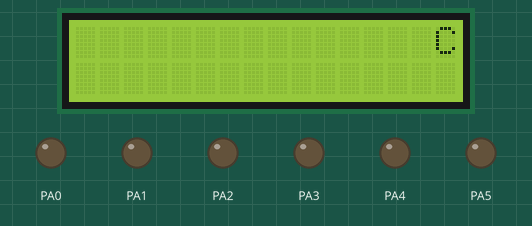
This program was run on a simulated ATmega16, built with avr-gcc and emulated at 8 MHz. On the bench: 16×2 character LCD, output pins drawn as LEDs (lit = HIGH). Wiring (inferred from the names in the program): character LCD (HD44780): RS PA7; E PA6; data PB0, PB1, PB2, PB3, PB4, PB5, PB6, PB7. Pins used as bus, display or sensor lines are not drawn. At 3.1 s the program stops and its outputs stay as they are.

Above: at 0.13 s.
At 0.84 s:
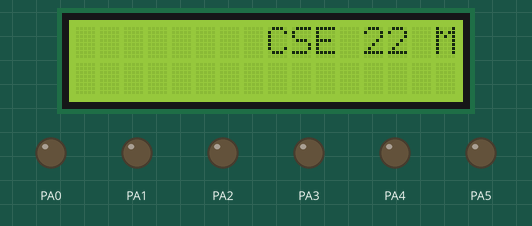
At 1.55 s:
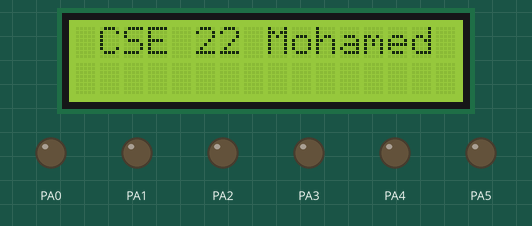
At 2.27 s:
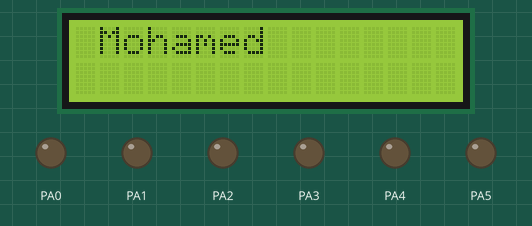
At 2.98 s:
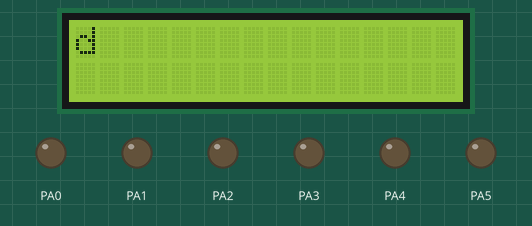

The program:

main.c
```c
/*
 * WEEk3-LCD.c  BONUS
 *
 * Created: 10/24/2022 9:46:09 AM
 * Author : Mohamed
 */
#define F_CPU 8000000UL

#include <avr/io.h>
#include <util/delay.h>

#define LCD_DATA PORTB
#define LCD_CONT PORTA
#define en PA6
#define rs PA7

void init_LCD(void);
void LCD_cmd(char command);
void LCD_write(char data);
void LCD_PASS_String (char *str);

int main(void)
{
	DDRB = 0xFF	;							//out	data
	DDRA = 0xFF;							//out en,rs

	init_LCD();								//initialize the LCD function
	_delay_ms(5);						//				  x
	LCD_cmd (0x0C);						//hide cursor "CSE_"

  LCD_PASS_String("CSE 22 Mohamed");				//edit from the main code so it scroll


  //while (1)								// so it scroll infinitely
  //{

  //}

	}

void init_LCD(void){


	LCD_cmd(0x38);				//Initialize 8bit mode
	_delay_ms(1);
	LCD_cmd(0x1);				//clear
	_delay_ms(1);
	LCD_cmd(0x6);
	_delay_ms(1);

	LCD_cmd(0x0E);				//First line start
	_delay_ms(1);

	}

void LCD_cmd( char command)
{
	LCD_CONT = _BV(en);
	LCD_DATA = command;
	_delay_ms(1);
	LCD_CONT = 0x00;
	_delay_ms(1);
}

void LCD_write( char data){
	LCD_CONT = _BV(en) | _BV(rs);
	LCD_DATA = data;
	_delay_ms(1);
	LCD_CONT = _BV(rs);
	_delay_ms(1);

}
void LCD_PASS_String (char *str)
{
	int	LCD_Horizontal = 16;
		for (int j=LCD_Horizontal;j>0;j--)	//shift cursor 16 times so type out of screen
		{
			LCD_cmd(0x14);
		}

		for(int i=0;str[i]!=0;i++)	//write the word out of the screen until the 0 end of the char (string)
		{
			LCD_write (str[i]);
		}

		for (int i=0;str[i]!=0;i++)	//shift the screen
		{
			LCD_cmd(0x18);				//shift the entire screen left
			_delay_ms(100);
		}
		for (int i=0;i<LCD_Horizontal;i++)	//shift the screen 16 time so text fully go out
		{
			LCD_cmd(0x18);				//shift the entire screen left
			_delay_ms(100);
		}
}

//old way no screen out
/*
int i,j;
for (j=16;j>0;j--)
{
	for (int m=j;m>0;m--)		//no of spaces before the word
	{
		LCD_write (' ');
	}

	for(i=0;str[i]!=0;i++)		//loop for string
	{
		LCD_write (str[i]);
	}
	_delay_ms(200);
	LCD_cmd(0x01);				//clear screen
}
*/
```
